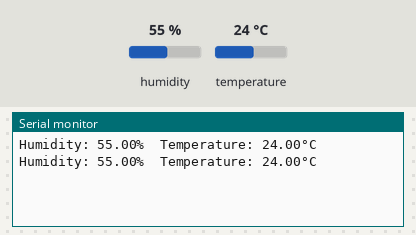
This sketch was run on a simulated Arduino Uno, built with avr-gcc and run on an emulated ATmega328P. Shown: the last lines printed to the serial monitor. Inputs (shaded band) come from the test bench; at power-on: humidity 55 %, temperature 24 °C.

Above: at 2.8 s.
2.9 s: humidity set to 22 %
At 5.2 s:
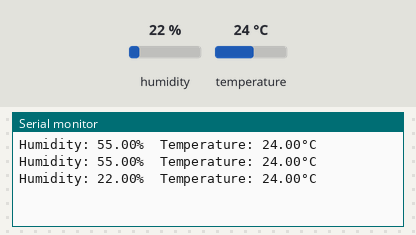
5.6 s: temperature set to 12 °C
At 6.9 s:
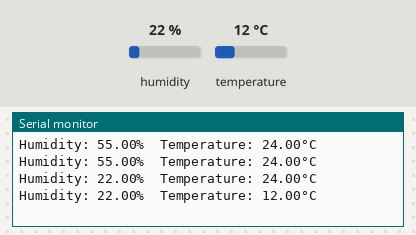
8.3 s: humidity set to 40 %
At 10.4 s:
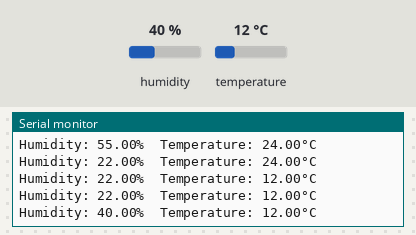
Timing chart, 0 to 11.9 s (numbered marks = the images above; inputs shaded):
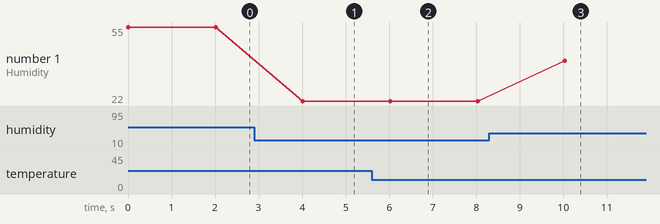

Measured:
- after the input at 2.9 s, the serial monitor: prints a new line after 1.1 s (image 1)
- after the input at 5.6 s, the serial monitor: prints a new line after 0.42 s (image 2)
- after the input at 8.3 s, the serial monitor: prints a new line after 1.7 s (image 3)
- plotted number 1: 55 → 22 after the input at 2.9 s, 22 → 40 after the input at 8.3 s

The sketch:

Sensor_readings.ino
```cpp
#include "DHT.h"
#define DHTPIN 17     // Digital pin connected to the DHT sensor
#define DHTTYPE DHT22   // DHT 22  (AM2302), AM2321

// Connect pin 1 (on the left) of the sensor to +5V
// Connect pin 18 of the sensor to whatever your DHTPIN is
// Connect pin 4 (on the right) of the sensor to GROUND
// Initialize DHT sensor.
DHT dht(DHTPIN, DHTTYPE);

void setup() {
  Serial.begin(115200);
  dht.begin();
}

void loop() {
  // Wait a few seconds between measurements.
  getreadings();
  delay(2000);
}
void getreadings(){

   // Reading temperature or humidity takes about 250 milliseconds!
  // Sensor readings may also be up to 2 seconds 'old' (its a very slow sensor)
  float h = dht.readHumidity();
  // Read temperature as Celsius (the default)
  float t = dht.readTemperature();

  // Check if any reads failed and exit early (to try again).
  if (isnan(h) || isnan(t)) {
    Serial.println(F("Failed to read from DHT sensor!"));
    return;
  }

  Serial.print(F("Humidity: "));
  Serial.print(h);
  Serial.print(F("%  Temperature: "));
  Serial.print(t);
  Serial.println(F("°C "));


  }
```
